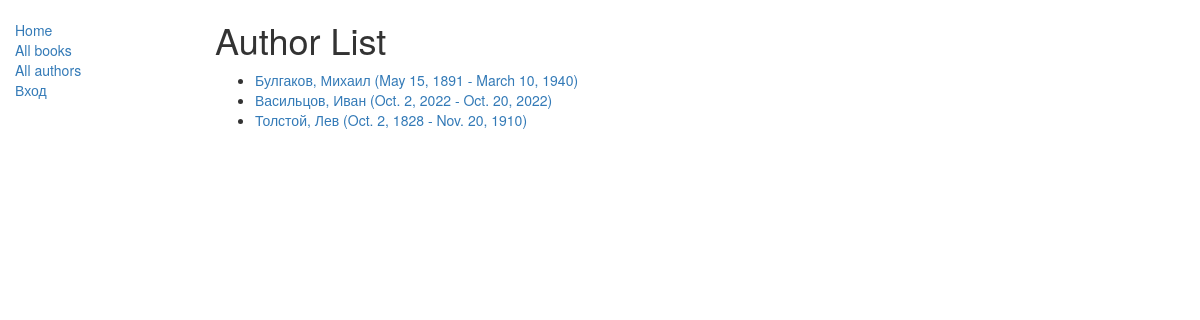
Screenshot of /catalog/authors/ with the database file from the repository.
### catalog/models.py (models this page shows)
class Author(models.Model):
    first_name = models.CharField(max_length=100)
    last_name = models.CharField(max_length=100)
    date_of_birth = models.DateField(null=True, blank=True)
    date_of_death = models.DateField('Died', null=True, blank=True)
    class Meta:
        ordering = ['last_name', 'first_name']
        permissions = (("can_mark_returned", "Set book as returned"),)
    def get_absolute_url(self):
        return reverse('author-detail', args=[str(self.id)])
    def __str__(self):
        return '{0}, {1}'.format(self.last_name, self.first_name)

### catalog/views.py (the view)
# urls.py: path('authors/', views.AuthorListView.as_view(), name='authors'),
class AuthorListView(generic.ListView):
    model = Author
    paginate_by = 10

### catalog/templates/catalog/author_list.html (shortened to what this page needs)
<!DOCTYPE html>
<html lang="en">
<head>
</head>
<body>
</body>
</html>
{% extends "base_generic.html" %}
{% block content %}
<h1>Author List</h1>
{% if author_list %}
  <ul>
  {% for author in author_list %}
    <li>
      <a href="{{ author.get_absolute_url }}">
      {{ author }} ({{author.date_of_birth}} - {% if author.date_of_death %}{{author.date_of_death}}{% endif %})
      </a>
    </li>
  {% endfor %}
 </ul>
{% else %}
  <p>There are no authors available.</p>
{% endif %}
{% endblock %}

### rows the page displays
Author: last_name+first_name "Булгаков, Михаил", date_of_birth "May 15, 1891", date_of_death "March 10, 1940"
Author: last_name+first_name "Васильцов, Иван", date_of_birth "Oct. 2, 2022", date_of_death "Oct. 20, 2022"
Author: last_name+first_name "Толстой, Лев", date_of_birth "Oct. 2, 1828", date_of_death "Nov. 20, 1910"
